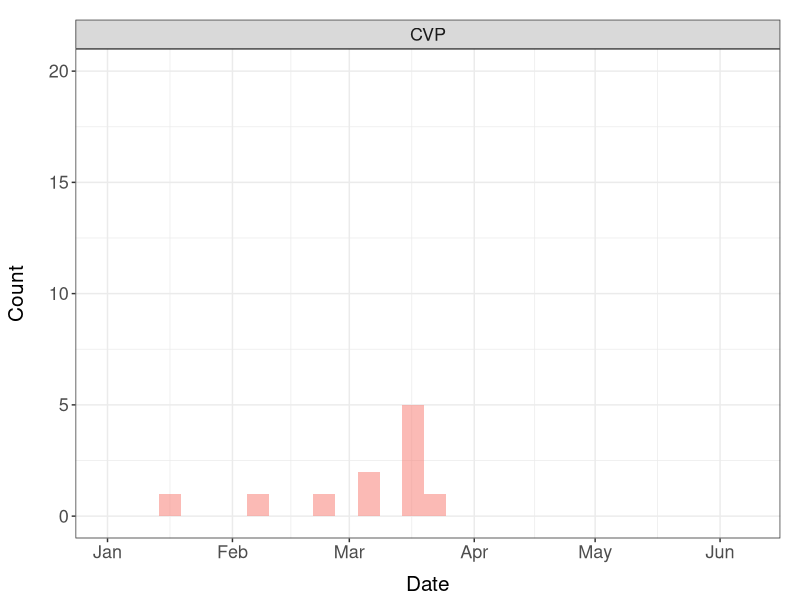
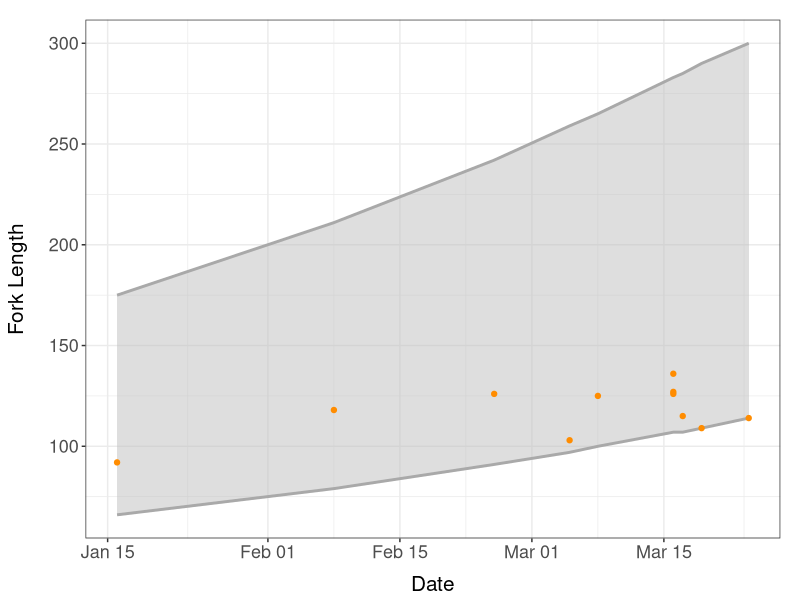
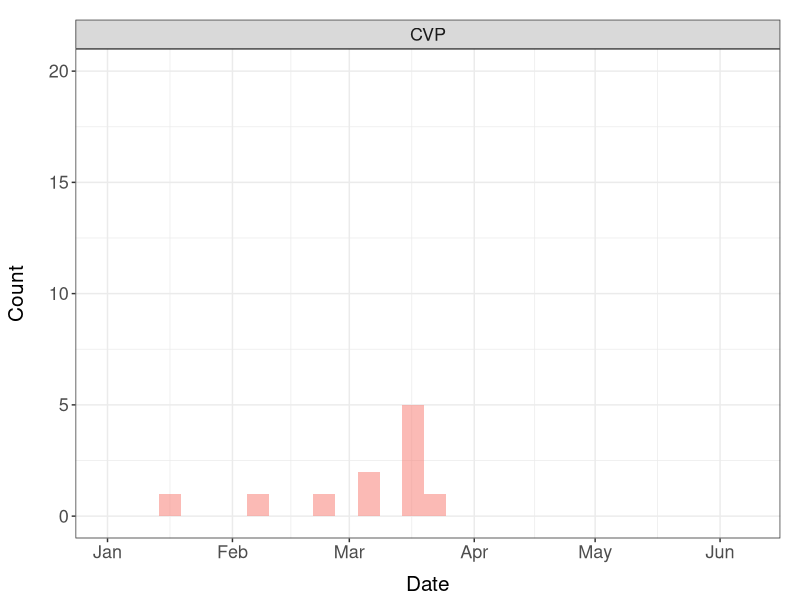

Write R code to recreate these figures, in order.
library(tidyverse)
library(readxl)
CVP <- read_csv('CodeFiles/CVP_genetics.csv')
SWP <- read_csv('CodeFiles/SWP_genetics.csv')
all <- bind_rows(CVP, SWP) %>%
  mutate(day = yday(SampleDateTime)) %>%
  filter(Genetic_Assignment == 'Winter') %>%
  mutate(Date = format(SampleDateTime, '%m/%d'))

today <- yday(Sys.Date())
#####genetics histogram
genetics <- ggplot(all, aes(day, fill = Facility)) +
  geom_histogram(position = 'identity', alpha = 0.5) +
  facet_wrap(~Facility, ncol = 1) +
  geom_vline(xintercept = yday(Sys.Date()), linewidth = 1, linetype = 'dotted', color = '#999999') +
  labs(y = 'Count', x = 'Date') +
  scale_x_continuous(breaks = c(1,32,61,92,122,153),
                     labels = c('Jan', 'Feb', 'Mar', 'Apr', 'May', 'Jun'),
                     limits = c(1,160)) +
  annotate("text", x = yday(Sys.Date()) + 6, y = 20, label = "Today", fontface = 'italic') +
  theme_bw() +
  theme(plot.margin = margin(0.5, 0.5, 0.1, 0.2, unit = 'cm'),
        axis.title.y = element_text(margin = margin(r = 15), size = 15),
        axis.title.x = element_text(margin = margin(t = 10), size = 15),
        strip.text = element_text(size = 13),
        axis.text.x = element_text(size = 13),  # Adjust angle
        axis.text.y = element_text(size = 13),
        legend.position = 'none')
genetics
ggsave(genetics, file = 'genetics_graph.png', width = 9, height = 7)

#genetics special graph
lad <- read_excel('CodeFiles/LADModel.xlsx') %>% 
  right_join(all, by = 'Date') %>%
  filter(Date <= '06/01') %>%
  mutate(realDate = mdy(paste0(Date,'/',year(Sys.Date()))))


ggplot(lad, aes(x = realDate)) +
  geom_ribbon(aes(ymin = `Min FL`, ymax = `Max FL`), linewidth = 1, alpha = 0.5, fill = 'grey', color = 'darkgrey') + 
  geom_point(aes(y = ForkLength), color = 'darkorange') +
  labs(x = 'Date', y = 'Fork Length') +
  theme_bw() +
  theme(plot.margin = margin(0.5, 0.5, 0.1, 0.2, unit = 'cm'),
        axis.title.y = element_text(margin = margin(r = 15), size = 15),
        axis.title.x = element_text(margin = margin(t = 10), size = 15),
        strip.text = element_text(size = 13),
        axis.text.x = element_text(size = 13),  # Adjust angle
        axis.text.y = element_text(size = 13),
        legend.position = 'none')
